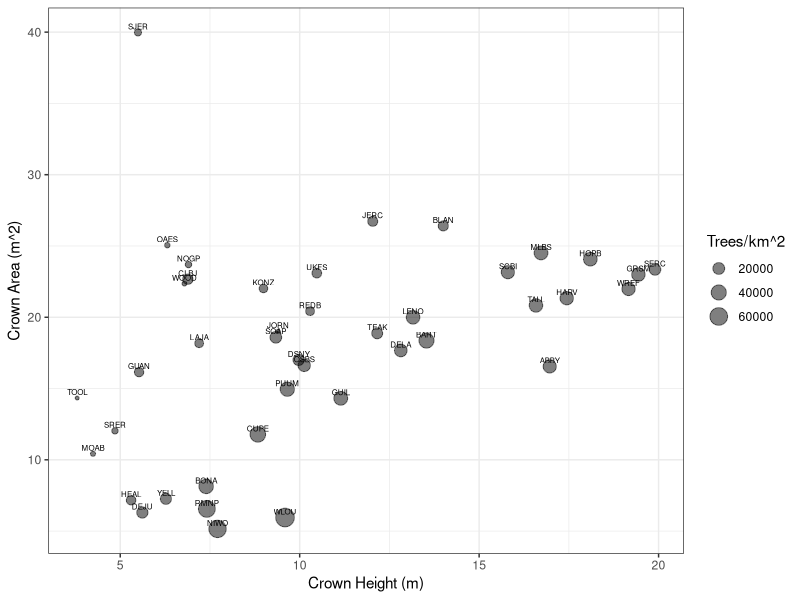
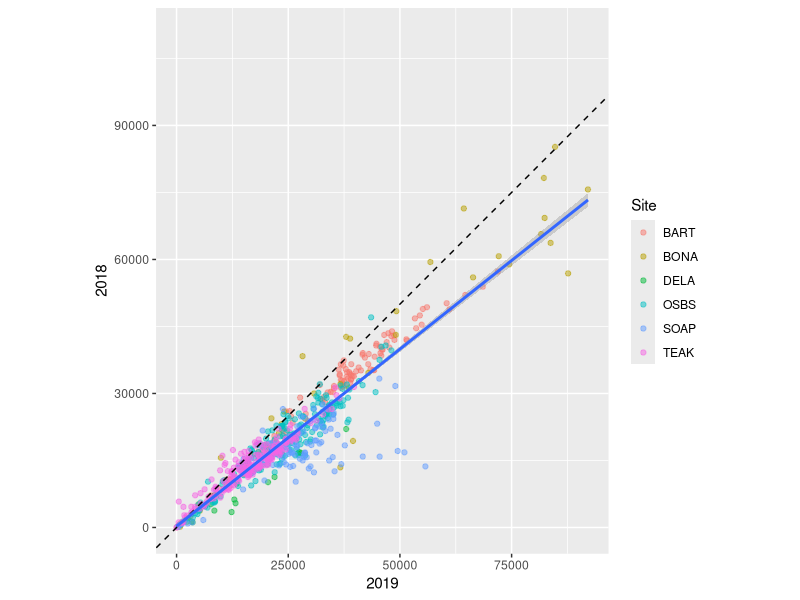
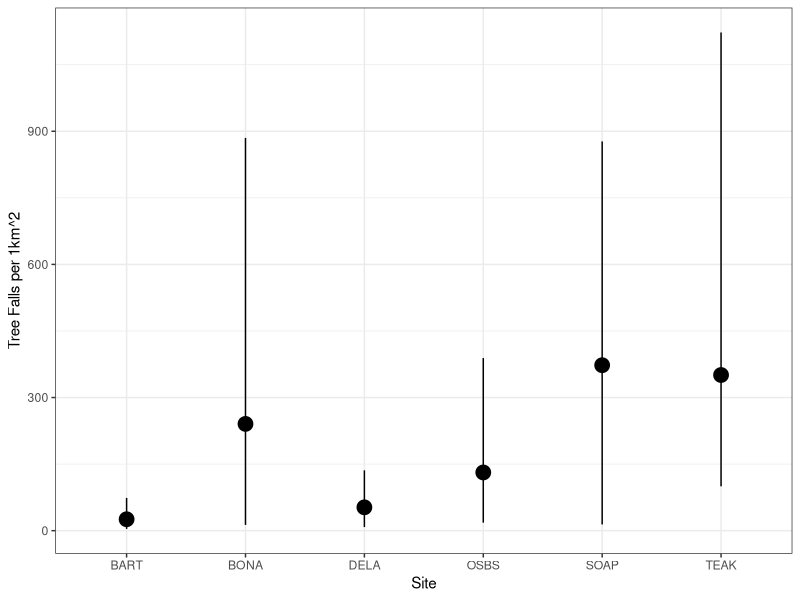
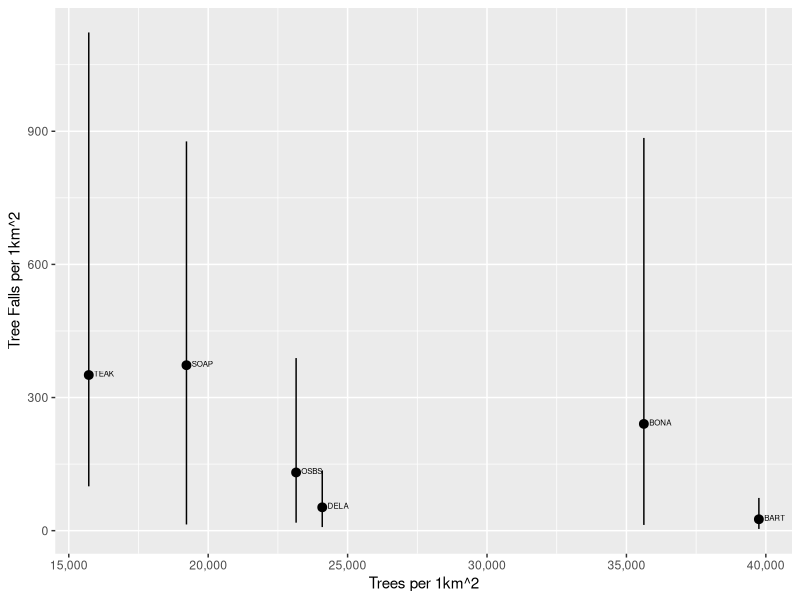
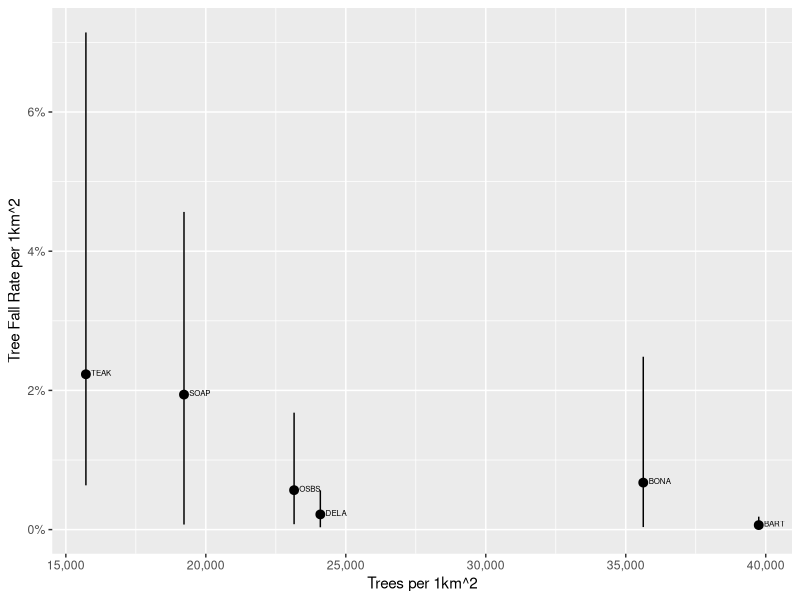
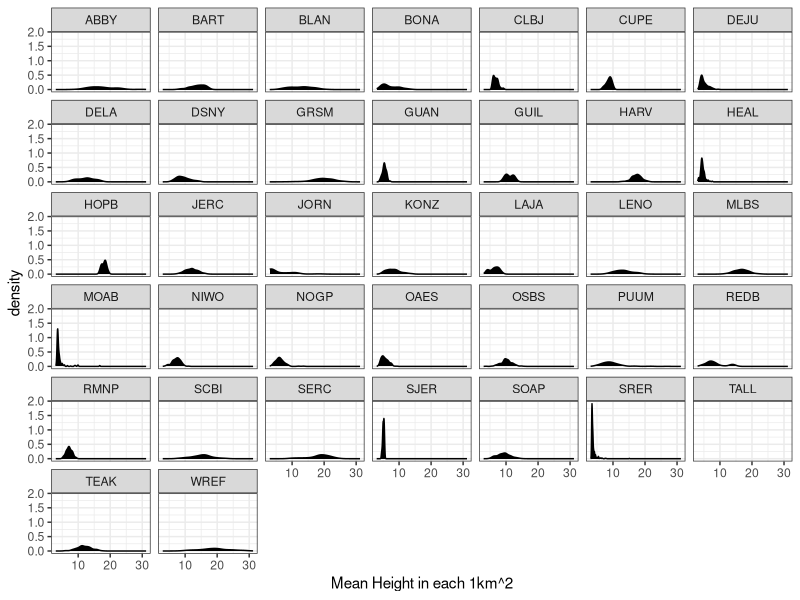
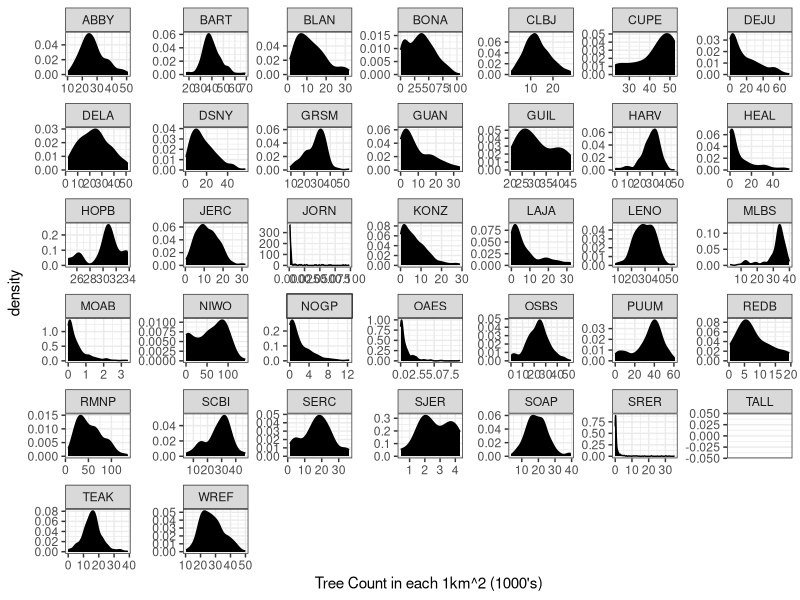
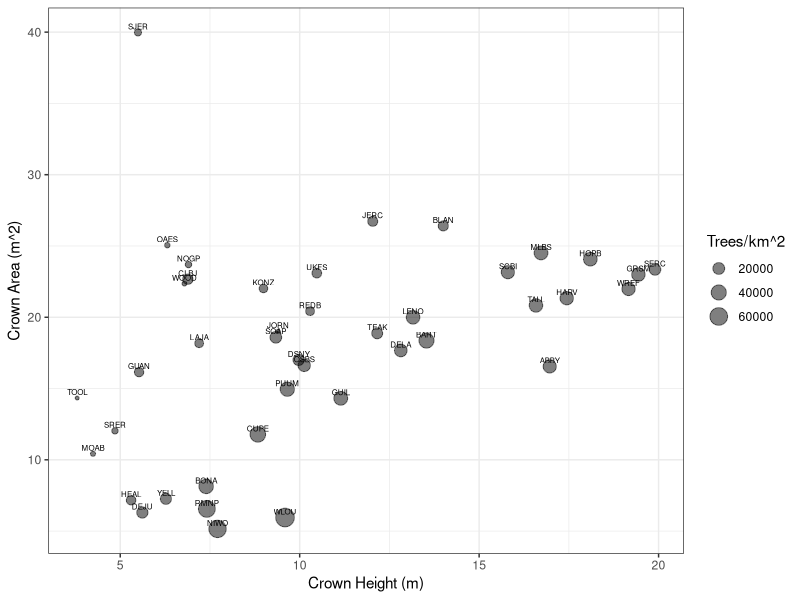

Source code (R) for these figures, in order:
## ---- chunk 1
library(raster)
library(dplyr)
library(ggplot2)
library(scales)
library(tidyr)
library(stringr)
## ---- chunk 2
df<-read.csv("averages.csv",row.names =1)
counts<-read.csv("counts.csv")
colnames(counts)<-c("Site","geo_index","Year","n")

counts %>% group_by(Site) %>% summarize(n=sum(n)) %>% summarize(total=sum(n))
## ---- chunk 3
ggplot(df,aes(x=height_mean,y=area_mean,size=n)) + geom_point(alpha=0.5) + labs(x="Crown Height (m)",y="Crown Area (m^2)",size="Trees/km^2") + geom_text(aes(label=Site),size=2,hjust=0.5,vjust=-0.5) + theme_bw()
ggsave("Attributes.png",height=3.5,width=6)
ggsave("Attributes.svg", height=3.5,width=6)
## ---- chunk 4
counts %>% spread(Year,n) %>% ggplot(.,aes(x=`2019`,y=`2018`)) + geom_point(aes(col=Site),alpha=0.5) + geom_abline(linetype="dashed") + coord_equal() + stat_smooth(method="lm")
## ---- chunk 5
treedf<-read.csv("treefall.csv",row.names= 1)
ggplot(treedf,aes(x=Site,y=mean,ymin=lower,ymax=upper)) + geom_pointrange(size=1) + theme_bw() + labs(y="Tree Falls per 1km^2")
ggsave("TreeFalls.png",height=4,width=6)

treedf %>% inner_join(df[,c("Site","n")]) %>% ggplot(.,aes(x=n,y=mean,ymin=lower,ymax=upper)) + geom_pointrange() + geom_text(aes(label=Site),vjust=0.25,hjust=-0.25,size=2) + labs(x="Trees per 1km^2",y="Tree Falls per 1km^2") + scale_x_continuous(label=comma)
ggsave("TreeFallsRate.png",height=4,width=6)
## ---- chunk 6
treedf %>% inner_join(df[,c("Site","n")]) %>% ggplot(.,aes(x=n,y=mean/n,ymin=lower/n,ymax=upper/n)) + geom_pointrange() + geom_text(aes(label=Site),vjust=0.25,hjust=-0.25,size=2) + labs(x="Trees per 1km^2",y="Tree Fall Rate per 1km^2") + scale_x_continuous(label=comma) + scale_y_continuous(labels = percent)
ggsave("TreeFallsRate_km.png",height=4,width=6)
## ---- chunk 7
df<-read.csv("tile_averages.csv",row.names = 1)
colnames(df)[colnames(df) %in% "X0"]<-"count"

ggplot(df,aes(x=height_mean)) + geom_density(fill="black") + facet_wrap(~Site) + theme_bw() + labs(x="Mean Height in each 1km^2")
## ---- chunk 8
ggplot(df,aes(x=count/1000)) + geom_density(fill="black") + facet_wrap(~Site,scales="free") + theme_bw() + labs(x="Tree Count in each 1km^2 (1000's)") 
